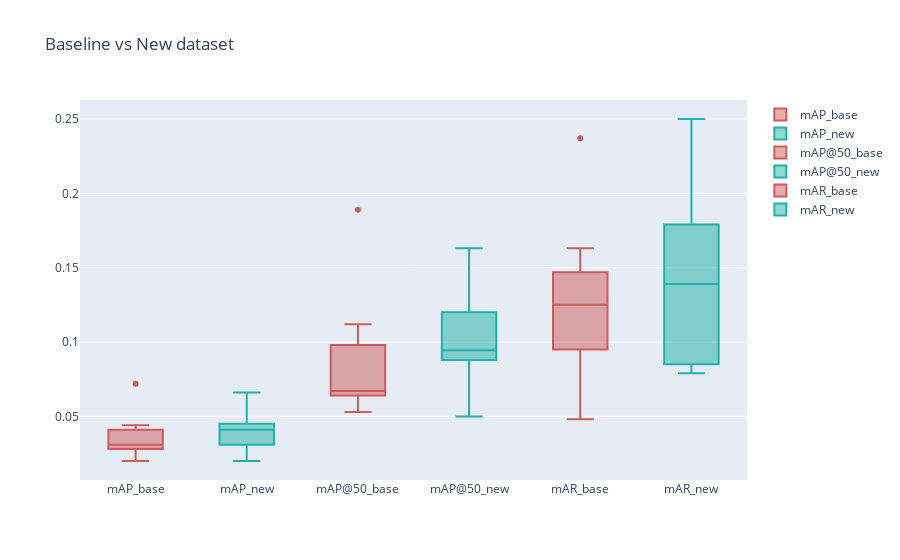

This figure's notebook cell:
### Code cell
fig = performance_plot(mean_ap_base, mean_ap_50_base, mean_ar_base, mean_ap_new, mean_ap_50_new, mean_ar_new)
fig.show()

### Figure 1 — Plotly figure (JSON) as saved in the notebook; plotly's stock layout.template omitted (floating-point values rounded to 4 significant figures)
{"data": [{"marker": {"color": "indianred"}, "name": "mAP_base", "type": "box", "y": [0.03, 0.04, 0.031, 0.028, 0.02, 0.031, 0.044, 0.072, 0.027, 0.041]}, {"marker": {"color": "lightseagreen"}, "name": "mAP_new", "type": "box", "y": [0.051, 0.039, 0.044, 0.045, 0.035, 0.02, 0.024, 0.043, 0.066, 0.031]}, {"marker": {"color": "indianred"}, "name": "mAP@50_base", "type": "box", "y": [0.068, 0.112, 0.066, 0.066, 0.053, 0.064, 0.098, 0.189, 0.062, 0.095]}, {"marker": {"color": "lightseagreen"}, "name": "mAP@50_new", "type": "box", "y": [0.12, 0.091, 0.095, 0.096, 0.094, 0.05, 0.059, 0.12, 0.163, 0.088]}, {"marker": {"color": "indianred"}, "name": "mAR_base", "type": "box", "y": [0.122, 0.163, 0.094, 0.147, 0.048, 0.095, 0.128, 0.237, 0.11, 0.145]}, {"marker": {"color": "lightseagreen"}, "name": "mAR_new", "type": "box", "y": [0.201, 0.114, 0.179, 0.148, 0.152, 0.083, 0.085, 0.13, 0.25, 0.079]}], "layout": {"title": {"text": "Baseline vs New dataset"}}}
